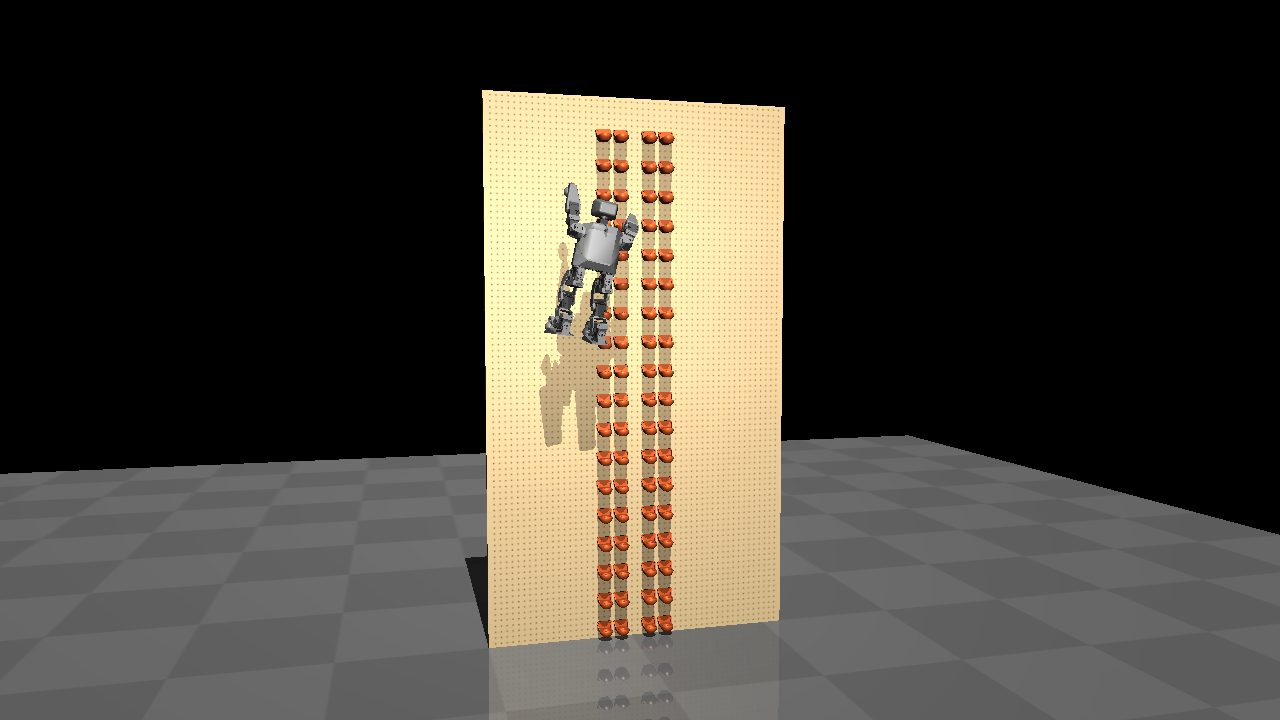
#> input picture data/perception/robot/scenes/000000/markerless_rgb_0.png, 1280 x 720 px
$ python -i calibration.py   (imports and definitions only)
#> lines starting #> are read from the running program, lines starting #| are printed output that depends on the picture; after the words box and inside, x2 and y2 are one past the last pixel; in counts of white or black regions, pixels touching at a corner belong together
"""Image-only wall calibration, in metres and OpenCV camera axes.

The returned transform maps wall points (X right, Y up, Z outward) to
camera points (X right, Y down, Z forward). Intrinsics must come from a
camera calibration. No nominal camera pose or simulator state is used.
"""

from __future__ import annotations

from dataclasses import dataclass

import cv2
import numpy as np


class CalibrationError(ValueError):
    """An image does not supply a usable, geometrically consistent board pose."""


@dataclass
class WallCalibration:
    T_camera_wall: np.ndarray
    marker_ids: list[int]
    reprojection_rms_px: float
    corners_px: dict[int, np.ndarray]
    inlier_count: int

    # [157 lines left out: functions camera_position_wall_m, to_dict, default_marker_corners, detect_markers, calibrate_wall, intersect_wall_plane and 1 more, not called in this run]


def detect_wall_texture_core(rgb):
    """Find the large perforated board region, without reading ArUco patterns.

    This identifies the visible hole-rich interior, not its physical corners.
    It is tuned to the released board's dense small-hole texture; a second,
    narrower perforated board may also be present behind it.
    """
    if rgb.ndim != 3 or rgb.shape[-1] != 3 or rgb.dtype != np.uint8:
        raise ValueError("RGB image must have shape HxWx3 and dtype uint8")
    height, width = rgb.shape[:2]
#> height = 720; width = 1280
    gray = cv2.cvtColor(rgb, cv2.COLOR_RGB2GRAY)
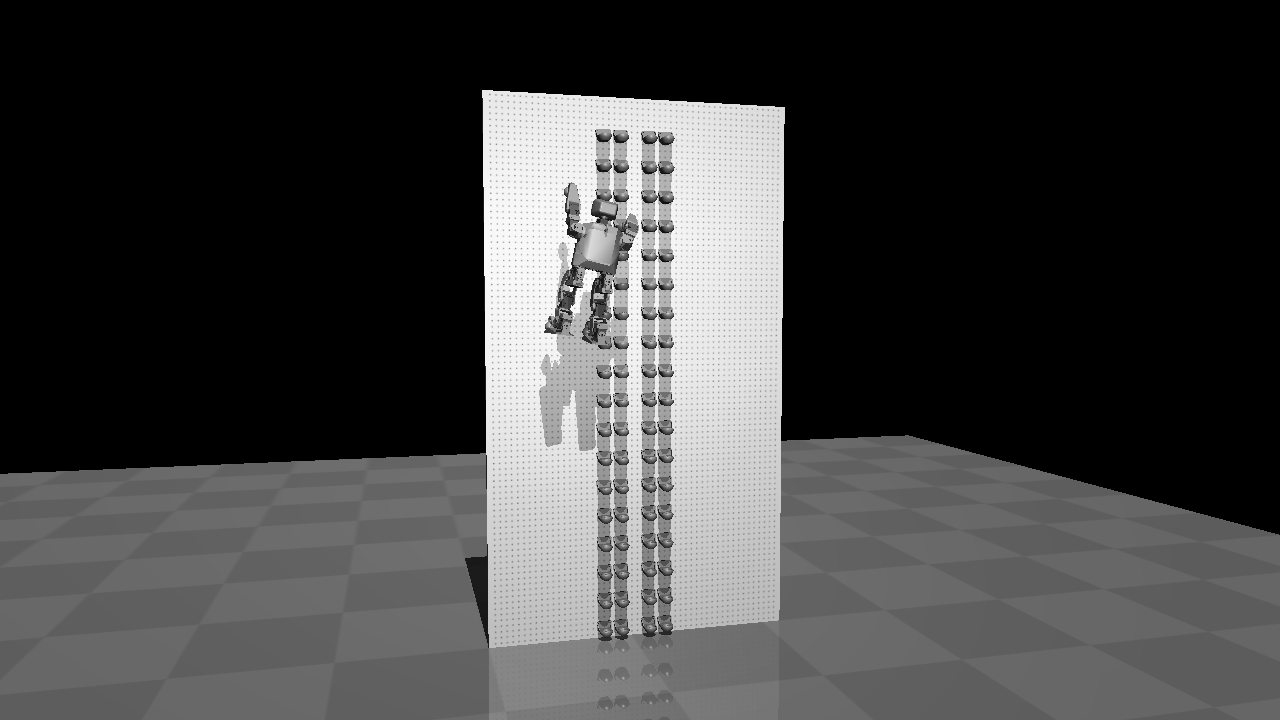
#> gray: shape (720, 1280); min 0, max 248, mean 64.5
    dark_spots = cv2.adaptiveThreshold(
        gray, 255, cv2.ADAPTIVE_THRESH_GAUSSIAN_C, cv2.THRESH_BINARY_INV, 13, 5
    )
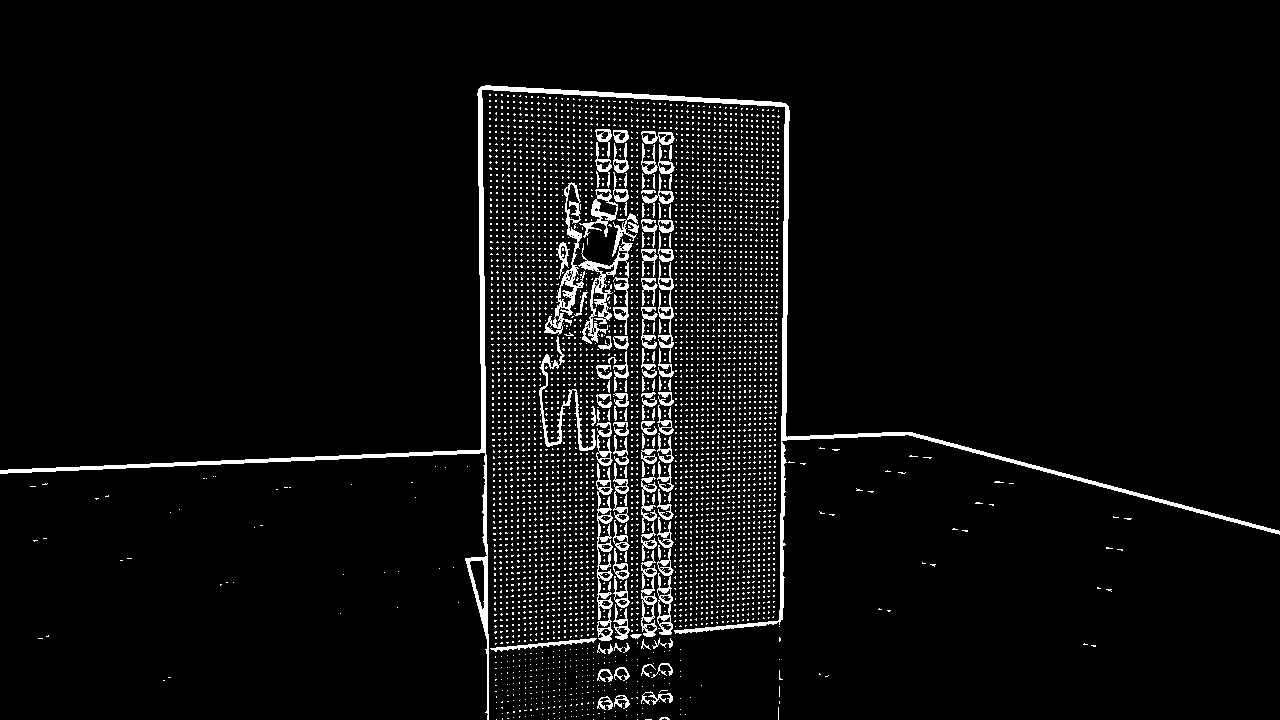
#> dark_spots: shape (720, 1280); 4.9% white; 4245 white regions (4132 under 20 px), largest, box (x1, y1, x2, y2) and area: (0, 85, 1280, 720) 11085, (578, 239, 633, 344) 1530, (544, 182, 585, 335) 1241
    _, _, stats, centroids = cv2.connectedComponentsWithStats(dark_spots)
#> centroids = 4246 pairs, first value 32.5 to 1127.8, second value 94.5 to 719
    small = (
        (stats[:, cv2.CC_STAT_AREA] >= 1)
        & (stats[:, cv2.CC_STAT_AREA] <= 30)
        & (stats[:, cv2.CC_STAT_WIDTH] <= 7)
        & (stats[:, cv2.CC_STAT_HEIGHT] <= 7)
    )
    small[0] = False
    density = np.zeros((height, width), dtype=np.float32)
    centers = centroids[small].astype(int)
#> centers = 4120 pairs, first value 32 to 1120, second value 94 to 719
    density[centers[:, 1], centers[:, 0]] = 1.0
    density = cv2.GaussianBlur(density, (0, 0), width / 100)
    size = max(3, int(width * 0.025) | 1)
#> size = 33
    kernel = np.ones((size, size), np.uint8)
    for threshold in (0.025, 0.020, 0.016):
        dense = (density > threshold).astype(np.uint8) * 255
        dense = cv2.morphologyEx(dense, cv2.MORPH_CLOSE, kernel)
        contours, _ = cv2.findContours(dense, cv2.RETR_EXTERNAL, cv2.CHAIN_APPROX_SIMPLE)
        candidates = []
        for contour in contours:
            x, y, box_width, box_height = cv2.boundingRect(contour)
            area = cv2.contourArea(contour)
            if (
                area > width * height * 0.06
                and box_height > height * 0.55
                and 0.28 < box_width / box_height < 0.85
            ):
                candidates.append((area, contour, (x, y, box_width, box_height)))
        if candidates:
            _, contour, bbox = max(candidates, key=lambda item: item[0])
            mask = np.zeros((height, width), dtype=np.uint8)
            cv2.drawContours(mask, [contour], -1, 255, thickness=-1)
            return mask, bbox
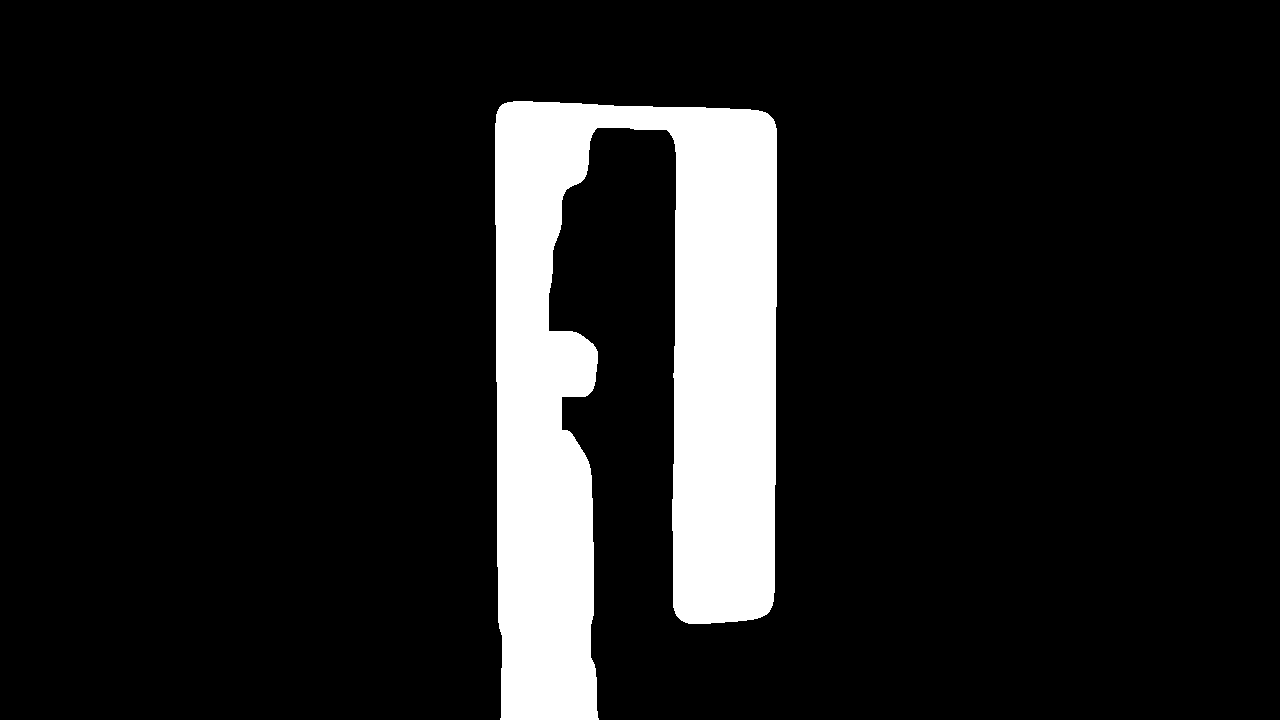
#> dense: shape (720, 1280); 11.5% white; 1 white region, box (x1, y1, x2, y2) and area: (495, 101, 777, 720) 106190
    raise CalibrationError("no large perforated board region found")


def detect_wall_corner_squares(rgb):
    """Locate four unlabeled 100 mm black squares using the board texture as context.

    This uses only each square's outer silhouette and its position relative to
    the board. It never reads the internal ArUco pattern or decodes an ID.
    The supplied photos show all four squares; a hidden corner is rejected.
    """
    _, (bx, by, bw, bh) = detect_wall_texture_core(rgb)
#> bx = 495; by = 101; bw = 282; bh = 619
    gray = cv2.cvtColor(rgb, cv2.COLOR_RGB2GRAY)
    height, width = gray.shape
#> height = 720; width = 1280
    black = (gray < 100).astype(np.uint8) * 255
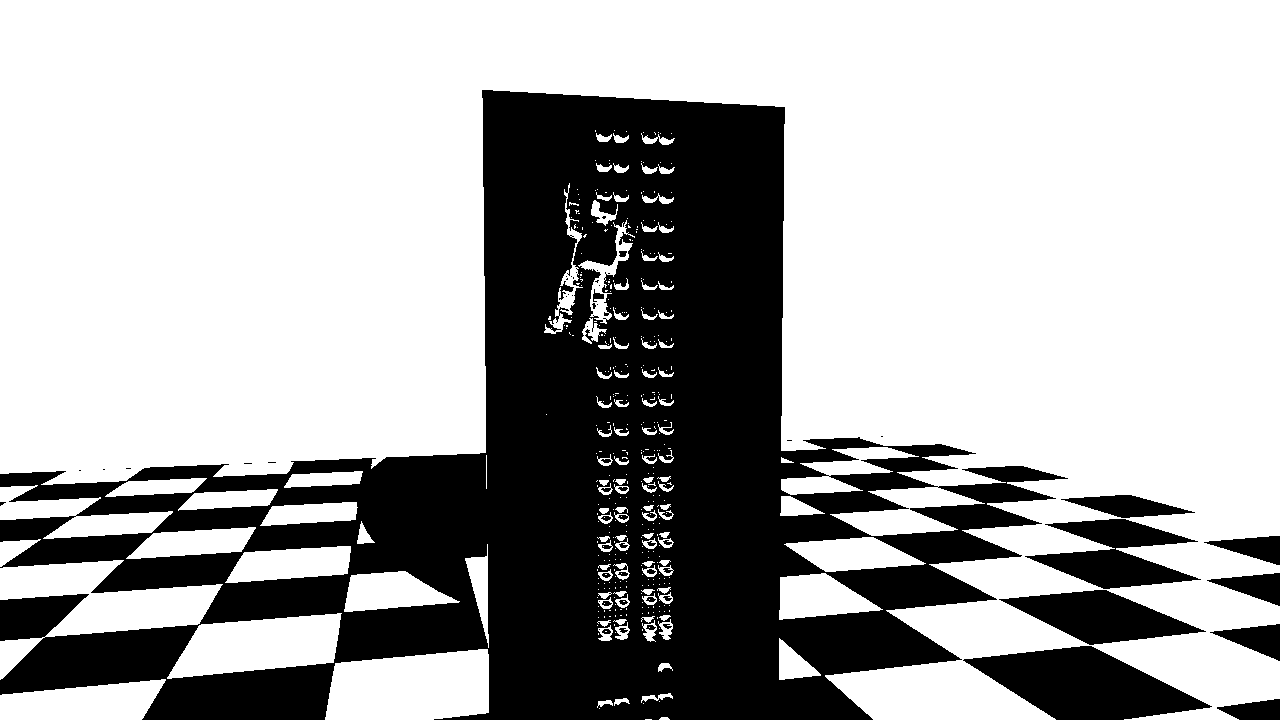
#> black: shape (720, 1280); 66.9% white; 54 black regions (26 under 20 px)
    contours, _ = cv2.findContours(black, cv2.RETR_LIST, cv2.CHAIN_APPROX_SIMPLE)
#> contours = 489 contours, 344 with area under 20; largest, box (x1, y1, x2, y2) and area: (0, 0, 1280, 720) 553829, (325, 649, 489, 720) 9758, (0, 560, 223, 680) 9622, (167, 613, 342, 679) 7574, (1024, 518, 1202, 590) 6378
    groups = {name: [] for name in ("TL", "TR", "BR", "BL")}
    for contour in contours:
        area = cv2.contourArea(contour)
        if not width * height * 0.0003 < area < width * height * 0.02:
            continue
        polygon = cv2.approxPolyDP(contour, 0.04 * cv2.arcLength(contour, True), True)
        if len(polygon) != 4 or not cv2.isContourConvex(polygon):
            continue
        x, y, box_width, box_height = cv2.boundingRect(polygon)
        cx, cy = x + box_width / 2, y + box_height / 2
        if not 0.6 < box_width / box_height < 1.5:
            continue
        if not bx - bw * 0.25 < cx < bx + bw * 1.25:
            continue
        if cy < by + bh * 0.28:
            role = "TL" if cx < bx + bw * 0.5 else "TR"
        elif cy > by + bh * 0.7:
            role = "BL" if cx < bx + bw * 0.5 else "BR"
        else:
            continue
        groups[role].append((area, polygon.reshape(4, 2).astype(np.float64)))
#> this loop made 489 passes
#> area on passes 6 to 8: 45, 47, 88.5
    if any(not candidates for candidates in groups.values()):
        missing = [role for role, candidates in groups.items() if not candidates]
#> (the run stopped early here; a loop or call above may not have finished)
